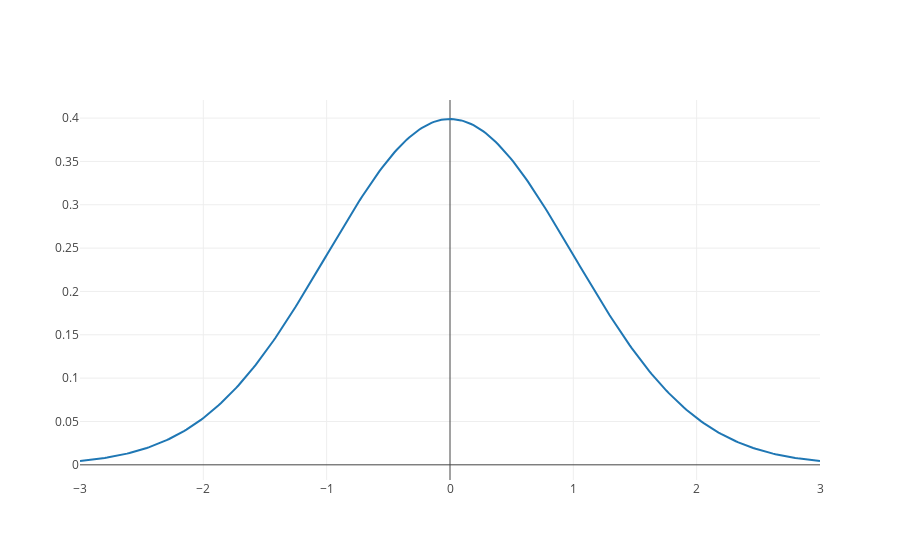

The code cell stored with this chart in its notebook:
### Code cell
data = [
    {"type": "scatter", "x": xrange, "y": yrange}
]

fig = go.FigureWidget(data=data)
iplot(fig)

### Figure 1 — Plotly figure (JSON) as saved in the notebook; plotly's stock layout.template omitted (floating-point values rounded to 4 significant figures; data arrays with more than 128 entries replaced by an {"elided": "..."} marker saying what was removed)
{"data": [{"type": "scatter", "uid": "87cfe24b-acd4-47ed-a22b-d50aea31fb7e", "x": {"elided": "300 float values"}, "y": {"elided": "300 float values"}}], "layout": {"autosize": true, "xaxis": {"autorange": true, "range": [-3, 3], "type": "linear"}, "yaxis": {"autorange": true, "range": [-0.01748, 0.4208], "type": "linear"}}}
